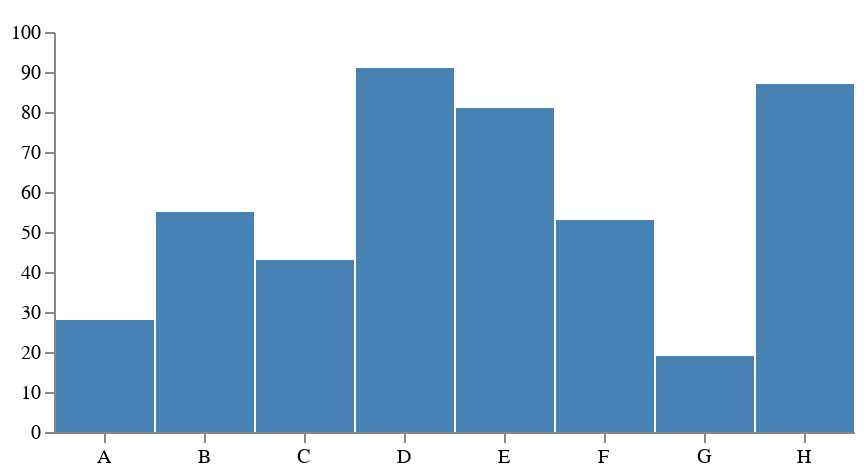

Vega-Lite specification for this chart:
### Vega specification from a JSON file in a GitHub repository (floating-point values rounded to 4 significant figures)
{"$schema": "https://vega.github.io/schema/vega/v3.0.json", "width": 400, "height": 200, "padding": {"left": 5, "right": 5, "top": 5, "bottom": 5}, "data": [{"name": "table", "values": [{"category": "A", "amount": 28}, {"category": "B", "amount": 55}, {"category": "C", "amount": 43}, {"category": "D", "amount": 91}, {"category": "E", "amount": 81}, {"category": "F", "amount": 53}, {"category": "G", "amount": 19}, {"category": "H", "amount": 87}]}], "signals": [{"name": "tooltip", "value": {}, "on": [{"events": "rect:mouseover", "update": "datum"}, {"events": "rect:mouseout", "update": "{}"}]}], "scales": [{"name": "xscale", "type": "band", "domain": {"data": "table", "field": "category"}, "range": "width"}, {"name": "yscale", "domain": {"data": "table", "field": "amount"}, "nice": true, "range": "height"}], "axes": [{"orient": "bottom", "scale": "xscale"}, {"orient": "left", "scale": "yscale"}], "marks": [{"type": "rect", "from": {"data": "table"}, "encode": {"enter": {"x": {"scale": "xscale", "field": "category", "offset": 1}, "width": {"scale": "xscale", "band": 1, "offset": -1}, "y": {"scale": "yscale", "field": "amount"}, "y2": {"scale": "yscale", "value": 0}}, "update": {"fill": {"value": "steelblue"}}, "hover": {"fill": {"value": "red"}}}}, {"type": "text", "encode": {"enter": {"align": {"value": "center"}, "baseline": {"value": "bottom"}, "fill": {"value": "#333"}}, "update": {"x": {"scale": "xscale", "signal": "tooltip.category", "band": 0.5}, "y": {"scale": "yscale", "signal": "tooltip.amount", "offset": -2}, "text": {"signal": "tooltip.amount"}, "fillOpacity": [{"test": "datum === tooltip", "value": 0}, {"value": 1}]}}}]}
